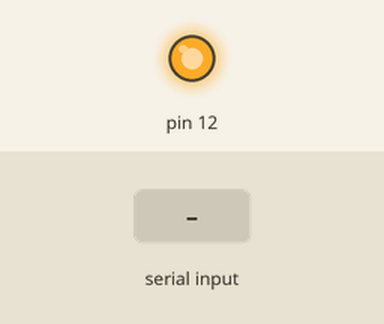
The sketch below on a simulated Arduino Uno, built with avr-gcc and run on an emulated ATmega328P. Parts: output pins drawn as LEDs (lit = HIGH). Inputs (shaded band) come from the test bench.

Above: at 1.2 s.
1.3 s: "1" received over Serial
At 2.2 s:
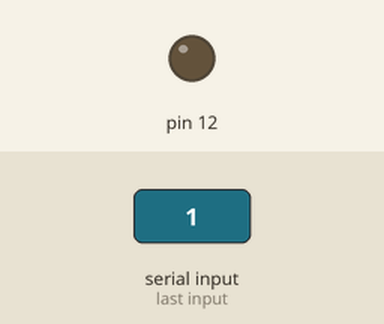
2.8 s: "0" received over Serial
At 3.4 s:
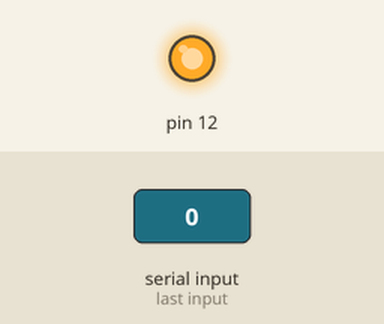
Timing chart, 0 to 5.8 s (numbered marks = the images above; inputs shaded):
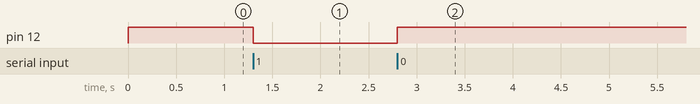

Measured:
- after the input at 1.3 s, pin 12: HIGH → LOW at once
- after the input at 2.8 s, pin 12: LOW → HIGH at once

The sketch:

Relay_Module_Lab_2.ino
```cpp
void setup()
{
Serial.begin(9600);
pinMode(12,OUTPUT);
digitalWrite(12,HIGH);
}

void loop()
{
  if(Serial.available()>0){
    char inChar =Serial.read();
      if(inChar=='1')
      {
      digitalWrite(12,LOW);
      }
      else if(inChar=='0')
      {
      digitalWrite(12,HIGH);
      }
  }
}
```
